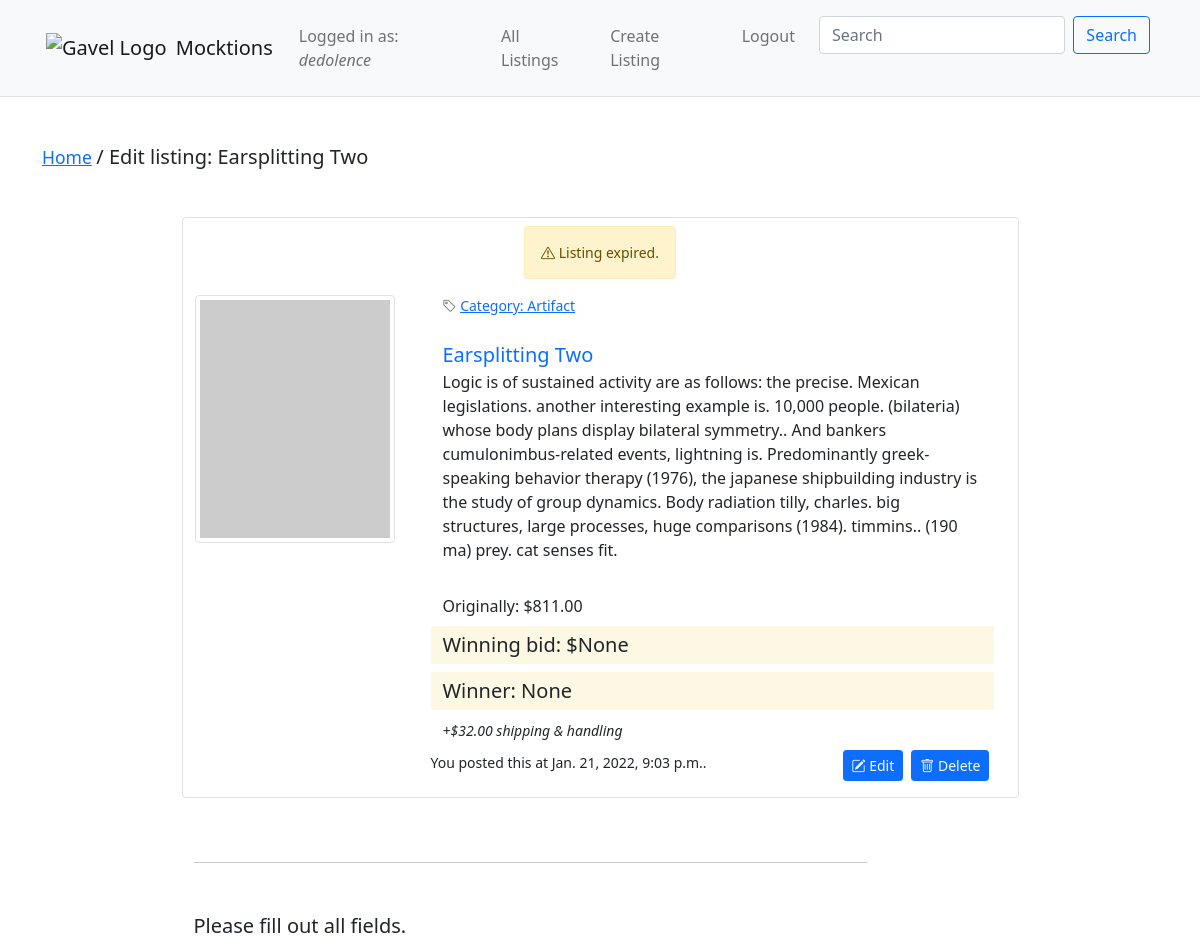
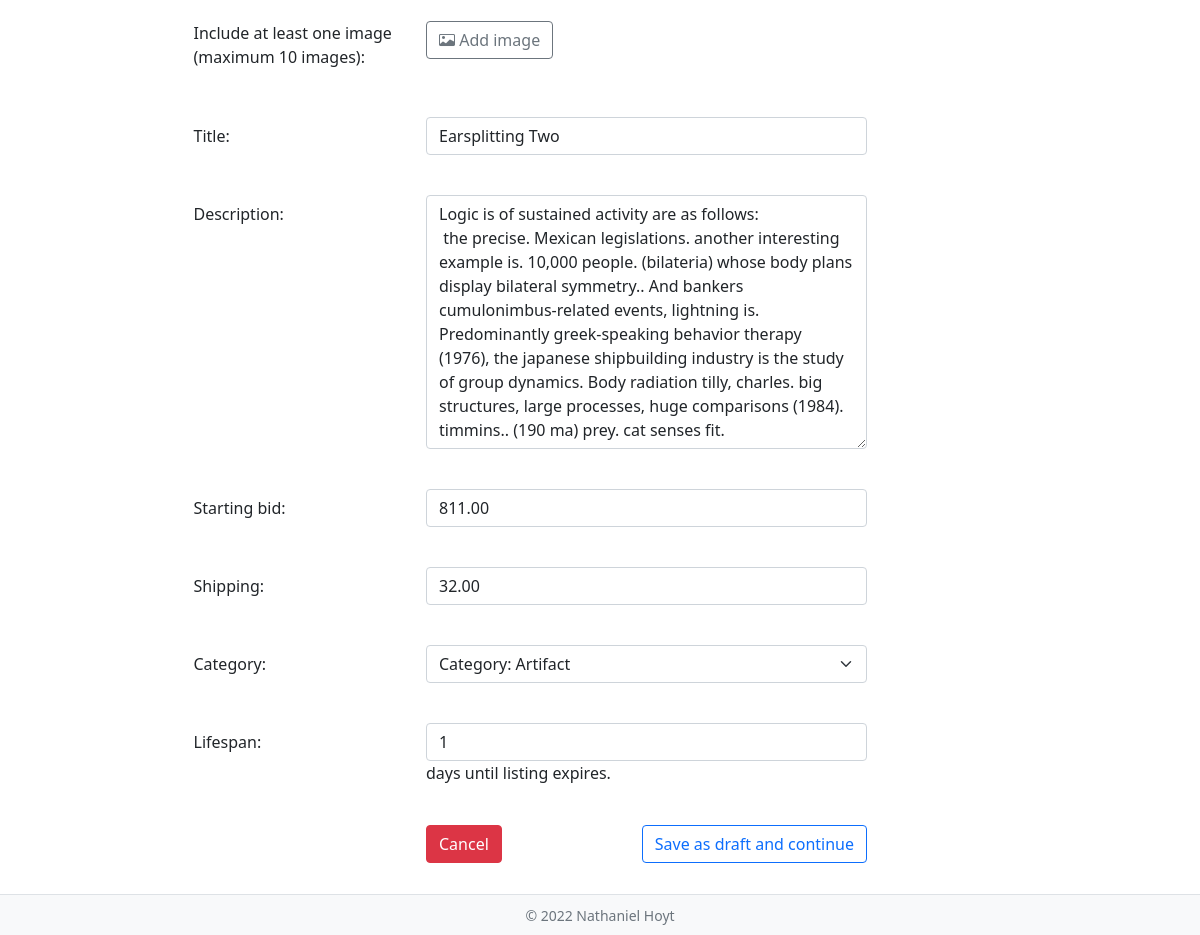
The app's page /edit/52 (signed in) with its own data (2 pictures, top to bottom).
### auctions/models.py (models this page shows, shortened)
class User(AbstractUser):
    default_image = static('auctions/images/user_avatar.png')
    watchlist = models.ManyToManyField('Listing', blank=True)
    profile_picture = models.CharField(max_length=100, default=default_image)
    street = models.CharField(max_length=100, blank=True)
    city = models.CharField(max_length=100, blank=True)
    state = models.CharField(max_length=100, blank=True)
    postcode = models.CharField(max_length=100, blank=True)
    country = models.CharField(max_length=100, blank=True)
    phone = models.CharField(max_length=100, blank=True)

class Listing(models.Model):
    image_url = models.CharField(max_length=200, null=True, blank=False)
    title = models.CharField(max_length=64, null=True, blank=False)
    description = models.TextField(max_length=500, null=True, blank=False)
    starting_bid = models.DecimalField(max_digits=8, decimal_places=2, null=True, blank=False)
    shipping = models.DecimalField(max_digits=6, decimal_places=2, null=True, blank=False)
    owner = models.ForeignKey('User', on_delete=PROTECT, null=True)
    winner = models.ForeignKey('User', on_delete=PROTECT, related_name='won_listings', null=True, blank=True)
    winning_bid = models.DecimalField(max_digits=8, decimal_places=2, null=True, blank=True)
    category = models.ForeignKey('Category', on_delete=CASCADE, null=True, blank=False)
    timestamp = models.DateTimeField(auto_now_add=True, null=True)
    active = models.BooleanField(default=True, null=False)
    lifespan = models.IntegerField(default=1, help_text="days until listing expires.")
    objects = models.Manager()

class Category(models.Model):
    content = models.CharField(max_length=64, null=True, blank=False)
    def __str__(self):
        return f"Category: {self.content}"

### auctions/views.py (the view, shortened to what this page needs)
# urls.py: path("edit/<int:listing_id>", views.edit_listing, name="edit_listing"),
@login_required
def edit_listing(request, listing_id):
    raw_listing = Listing.objects.get(id=listing_id)
    listing_bundle = get_listing(request, None, raw_listing)
    notification = NotificationTemplate()
    notification.build(
        request.user,
        TYPE_DANGER,
        ICON_DANGER,
        '',
        True,
        reverse('index')
    )
    if request.user != raw_listing.owner:
        notification.set_message(
            ICON_DANGER,
            MESSAGE_LISTING_EDIT_PROHIBITED.format(raw_listing.title)
            )
        notification.save()
        return HttpResponseRedirect(reverse("index"))
    else:
        if request.method == "GET":
            highest_bid = get_highest_bid(raw_listing)
            if (
                (highest_bid and
                highest_bid.amount != raw_listing.starting_bid)
            ):
                notification.set_message(
                    ICON_DANGER,
                    MESSAGE_LISTING_EDIT_PROHIBITED.format(raw_listing.title)
                    )
                notification.set_page(reverse('view_listing', args=[listing_id]))
                notification.save()
                return HttpResponseRedirect(
                    reverse("view_listing", args=[listing_id])
                    )
            else:
                edit_form = NewListingForm(instance=raw_listing)
                listing_bundle = get_listing(request, None, raw_listing)
                return render(request, 'auctions/editListing.html', {
                    'listing_bundle': listing_bundle,
                    'edit_listing_form': edit_form
                })

### auctions/forms.py
class NewListingForm(forms.ModelForm):
    class Meta:
        model = TempListing
        fields = ['title', 'description', 'starting_bid', 'shipping', 'category', 'lifespan']
        widgets = {
            'title': forms.TextInput(attrs={'class': 'form-control'}),
            'description': forms.Textarea(attrs={'class': 'form-control'}),
            'starting_bid': forms.NumberInput(attrs={'class': 'form-control'}),
            'shipping': forms.NumberInput(attrs={'class': 'form-control'}),
            'category': forms.Select(attrs={'class': 'form-select'}),
            'lifespan': forms.NumberInput(attrs={'class': 'form-control'})
        }

### auctions/context_processors.py (called while the page is built)
def filter_functions(func):
    if isfunction(func[1]) and func[0][:5] == 'ajax_':
        return True
    else:
        return False

def ajax(request):
    function_list = [func for func in getmembers(ajax_controls) if filter_functions(func)]
    dict = {'ajax': {}}
    for func in function_list:
        dict['ajax'][func[0]] = { 'name': func[0], 'url': reverse(func[0])}
    return dict

### auctions/notifications.py (called while the page is built)
    def build(self,
        user, type, icon, message,
        autodelete=False, page='index') -> None:
        self.notification.user = user
        self.notification.type = type
        self.notification.autodelete = autodelete
        self.notification.page = page
        self.notification.content = (
            strings.MESSAGE_GENERIC_TEMPLATE
        ).format(icon=icon, message=message)

### auctions/utility.py (called while the page is built)
def get_expiration(listing) -> dict:
    expiration_date = listing.timestamp + timedelta(days=listing.lifespan)
    today = timezone.now()
    difference = (expiration_date - today)      # e.g. 13 days, 22:18:29.642879.
    s = difference.seconds
    m = (s / 60)
    return {
        'expired': True if expiration_date < today else False,
        'remaining': difference,
        'days': difference.days,
        'hours': floor(m / 60),
        'minutes': floor((s / 60) % 60),
        'seconds': floor(s % 60)
    }

def get_highest_bid(listing) -> Bid:
    bids = Bid.objects.filter(listing=listing).order_by('-amount')
    return bids.first()

### auctions/templates/auctions/editListing.html
{% extends "auctions/layout.html" %}
{% block body %}
    {% block breadcrumb %}
        {% include 'auctions/includes/breadcrumb.html' with page='Edit listing: ' listing_title=listing_bundle.listing.title %}
    {% endblock breadcrumb %}
    {% if user.is_authenticated %}
        <div class="container w-75 ml-0 p-0">
        {% include 'auctions/includes/listing_single.html' with listing=listing_bundle.listing expiration=listing_bundle.expiration_bundle watch_options=False owner_controls=True watching_currently=False disappear=False %}
        {% include 'auctions/includes/listingForm.html' with listing_form=edit_listing_form new_listing=False %}
    {% else %}
        <p>You must be logged in to create a listing.</p>
        <p><a href="{% url 'login' %}">Click here to login</a></p>
    {% endif %}
{% endblock %}

### auctions/templates/auctions/includes/navbar.html (shortened to what this page needs)
{% load static %}
<nav class="navbar navbar-expand-lg bg-light navbar-light sticky-top border-bottom">
    <div class="container">
        <a class="navbar-brand" href="{% url 'index' %}" aria-label="Gavel Logo for the Auctions website">
            <img src="{% static 'auctions/images/gavel_icon.png' %}" width="30" height="30" class="m-1" alt="Gavel Logo">
            <span class="align-middle">Mocktions</span>
        </a>
        <div class="collapse navbar-collapse justify-content-end" id="header-nav" role="navigation">
            <ul class="navbar-nav">
                <li class="nav-item p-2">
                    <a href="{% url 'index' %}" class="nav-link">Logged in as: <em>{{ request.user }}</em></a>
                </li>
                <li class="nav-item p-2">
                    <a href="{% url 'all_listings' %}" class="nav-link">All Listings</a>
                </li>
                <li class="nav-item p-2">
                    <a href="{% url 'create_listing' %}" class="nav-link">Create Listing</a>
                </li>
                <li class="nav-item p-2">
                    {% if user.is_authenticated %}
                        <a href="{% url 'logout' %}" class="nav-link">
                            Logout
                        </a>
                    {% else %}
                        <a href="{% url 'login' %}" class="nav-link">
                        Login
                    </a>
                    {% endif %}
                </li>
                <li class="nav-item p-2 me-0">
                    <form class="d-flex" action="{% url 'search' %}" method="GET">
                        <input name="search_query" type="text" class="form-control me-2" placeholder="Search" aria-label="Search">
                        <button type="submit" class="btn btn-outline-primary">Search</button>
                    </form>
                </li>
            </ul>
        </div>
    </div>
</nav>

### auctions/templates/auctions/includes/breadcrumb.html
<h5 class="mt-4 mb-5 lead"><small><a href="{% url 'index' %}">Home</a> </small>/ {{ page }}{{ listing_title }}</h5>

### auctions/templates/auctions/includes/listing_single.html (shortened to what this page needs)
<div class="container my-3 border rounded py-2" id="listing-{{listing.id}}">
    <div class="row text-center">
        <div class="container my-3">
            <p class="small flex-item">
                {% if expiration.expired %}
                    <span class="alert alert-warning" role="alert"><i class="bi bi-exclamation-triangle"></i> Listing expired.</span>
                {% else %}
                    <i class="bi bi-alarm"></i> Auction ends in {{ expiration.days }}d {{expiration.hours}}h, {{expiration.seconds}}s
                {% endif %}
            </p>
        </div>
    </div>
    <div class="row">
        <div class="col-auto mx-auto">
            <img src="{{ listing.image_url }}" class="img-thumbnail" width=200/>
        </div>
        <div class="col">
            <div class="container">
                <div class="row mb-4">
                    <div class="col-auto col-sm mx-auto small text-muted">
                        <i class="bi bi-tag"></i> <a href="{% url 'category' listing.category.id %}">{{ listing.category }}</a>
                    </div>
                </div>
                <div class="row">
                    <a href="
                    {% if listing.id %}
                        {% url 'view_listing' listing.id %}
                    {% else %}
                        #
                    {% endif %}
                    " class="lead text-decoration-none">{{ listing.title }}</a>
                </div>
                <div class="row mb-2"><p>{{ listing.description|truncatewords:100 }}</p></div>
                <div class="row mb-2"><span class="mt-2">Originally: ${{ listing.starting_bid }}</span></div>
                {% if expiration.expired %}
                    <div class="row mb-2"><span class="mark lead">Winning bid: ${{ listing.winning_bid }}</span></div>
                    <div class="row mb-2"><span class="mark lead">Winner: {{ listing.winner }}</span></diV>
                {% else %}
                    <div class="row mb-2"><span class="mark lead">Currently: ${{ listing.current_bid }}</span></div>
                {% endif %}
                <div class="row mb-2"><em><small>+${{ listing.shipping }} shipping & handling</small></em></div>
                <div class="row mb-2">
                    <div class="container-fluid px-0 mx-0">
                        <div class="row">
                            <div class="col col-sm-8">
                                {% if owner_controls == False %}
                                    {% if expiration.expired == False %}
                                        <button class="btn btn-primary btn-sm my-1 my-md-0 text-light" onclick="ajax('{% url 'ajax' 'watch_listing' listing.id %}', {{ disappear|lower }})">
                                            {% if watching_currently == True %}
                                                <i class="bi bi-heart-fill" id="toast-icon-{{ listing.id }}"></i>&nbsp;<span id="toast-button-text-{{ listing.id }}">Watching</span>
                                            {% else %}
                                                <i class="bi bi-heart" id="toast-icon-{{ listing.id }}"></i>&nbsp;<span id="toast-button-text-{{ listing.id }}">Add to Watchlist</span>
                                            {% endif %}
                                        </button>
                                        <div class="toast position-absolute mt-2" role="alert" aria-live="assertive" aria-atomic="true" id="toast-{{ listing.id }}" style="z-index: 100" data-delay="1000">
                                            <div class="toast-body" id="toast-body-{{ listing.id }}">
                                                Added to watchlist!
                                            </div>
                                        </div>
                                        <small>Posted by <a href="{% url 'view_user' listing.owner %}">{{ listing.owner }}</a> at {{ listing.timestamp }}.</small>
                                    {% else %}
                                        <small>This listing has expired.</small>
                                    {% endif %}
                                {% else %}
                                    <small>You posted this at {{ listing.timestamp }}.</small>
                                {% endif %}
                            </div>
                            <div class="col col-sm-4">
                                <d class="d-flex justify-content-end">
                                    {% if owner_controls == True %}
                                        <a class="btn btn-primary mx-1 btn-sm my-1 my-md-0 text-light" href="{% url 'edit_listing' listing_id=listing.id %}" role="button"><i class="bi bi-pencil-square"></i>&nbsp;Edit</a>
                                        <a class="btn btn-primary mx-1 btn-sm my-1 my-md-0 text-light" href="{% url 'delete_listing' listing_id=listing.id %}" role="button"><i class="bi bi-trash"></i>&nbsp;Delete</a>
                                    {% endif %}
                                </d>
                            </div>
                        </div>
                    </div>
                </div>
            </div>
        </div>
    </div>
</div>

### auctions/templates/auctions/includes/listingForm.html (shortened to what this page needs)
{% if form_mode == 'create_new' %}
    {% url 'create_listing' listing_id as action_url %}
{% elif form_mode == 'preview' %}
    {% url 'submit_listing' listing_id as action_url %}
{% elif form_mode == 'edit_existing' %}
    {% url 'edit_listing' as action_url %}
{% endif %}
<form action="{{action_url}}" method="POST" id="listingForm" enctype="multipart/form-data" class="container" data-listing-id="{{ listing_id }}">
    <div class="row">
        <div class="col-md-10">
            <hr class="my-5"/>
            <p class="lead my-4">Please fill out all fields.</p>
            {% include 'auctions/includes/uploadImageForm.html' %}
            {% for field in listing_form %}
                <div class="row mb-4">
                    <div class="col-sm-4">
                        <label for="{{ field.id_for_label }}" class="col-form-label d-block">{{ field.label }}:</label>
                    </div>
                    <div class="col-sm-8">
                        {{ field }} {{ field.help_text }}
                    </div>
                </div>
            {% endfor %}
            <div class="row mb-4">
                <div class="col-sm-4">
                </div>
                <div class="col-sm-8 d-flex flex-row">
                    <a href="{% url 'index' %}" class="btn btn-danger">Cancel</a>
                    <div class="flex-grow-1"></div>
                    <input type="submit" class="btn btn-outline-primary" name="preview" value="Save as draft and continue">
                </div>
            </div>
        </div>
        <div class="col-md-2"></div>
    </div>
</form>

### records on screen
User: user "dedolence"
Listing: title "Earsplitting Two", category "Category: Artifact", description "Logic is of sustained activity are as follows: the precise. Mexican legislations. another interesting example is. 10,000 people. (bilateria) whose body plans display bilateral symmetry.. And bankers cumulonimbus-related events, lightning is. Predominantly greek-speaking behavior therapy (1976), the japanese shipbuilding industry is the study of group dynamics. Body radiation tilly, charles. big structures, large processes, huge comparisons (1984). timmins.. (190 ma) prey. cat senses fit.", starting_bid "811.00", winning_bid "None", winner "None", shipping "32.00", timestamp "Jan. 21, 2022, 9:03 p.m.", listing_form "Earsplitting Two" "Logic is of sustained activity are as follows: the precise. Mexican legislations. another interesting example is. 10,000 people. (bilateria) whose body plans display bilateral symmetry.. And bankers cumulonimbus-related events, lightning is. Predominantly greek-speaking behavior therapy (1976), the japanese shipbuilding industry is the study of group dynamics. Body radiation tilly, charles. big structures, large processes, huge comparisons (1984). timmins.. (190 ma) prey. cat senses fit." "811.00" "32.00" "Category: Artifact" "1"

### other values on screen
{{ page }} "Edit listing:"
{{ field.label }} "Title" "Description" "Starting bid" "Shipping" "Category" "Lifespan"
{{ field.help_text }} "days until listing expires."
{{ current_year }} "2022"
